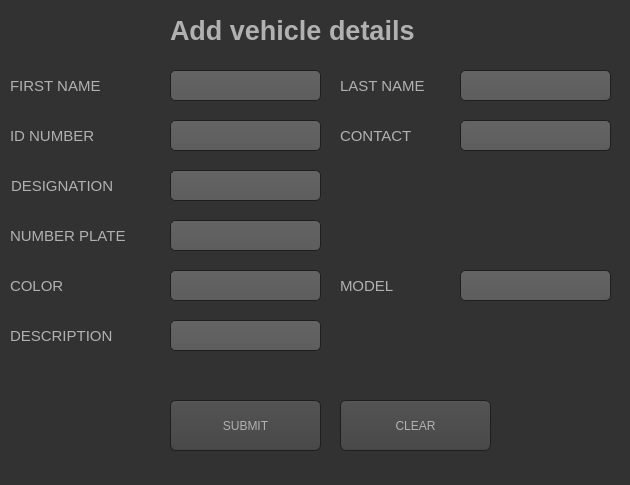
<?xml version="1.0" encoding="UTF-8"?>
<ui version="4.0">
 <class>Vehicledetails</class>
 <widget class="QDialog" name="Vehicledetails">
  <property name="geometry">
   <rect>
    <x>0</x>
    <y>0</y>
    <width>630</width>
    <height>485</height>
   </rect>
  </property>
  <property name="windowTitle">
   <string>Add Vehicle</string>
  </property>
  <property name="styleSheet">
   <string notr="true">QToolTip
{
     border: 1px solid black;
     background-color: #ffa02f;
     padding: 1px;
     border-radius: 3px;
     opacity: 100;
}

QWidget
{
    color: #b1b1b1;
    background-color: #323232;
}

QWidget:item:hover
{
    background-color: QLinearGradient( x1: 0, y1: 0, x2: 0, y2: 1, stop: 0 #ffa02f, stop: 1 #ca0619);
    color: #000000;
}

QWidget:item:selected
{
    background-color: QLinearGradient( x1: 0, y1: 0, x2: 0, y2: 1, stop: 0 #ffa02f, stop: 1 #d7801a);
}

QMenuBar::item
{
    background: transparent;
}

QMenuBar::item:selected
{
    background: transparent;
    border: 1px solid #ffaa00;
}

QMenuBar::item:pressed
{
    background: #444;
    border: 1px solid #000;
    background-color: QLinearGradient(
        x1:0, y1:0,
        x2:0, y2:1,
        stop:1 #212121,
        stop:0.4 #343434/*,
        stop:0.2 #343434,
        stop:0.1 #ffaa00*/
    );
    margin-bottom:-1px;
    padding-bottom:1px;
}

QMenu
{
    border: 1px solid #000;
}

QMenu::item
{
    padding: 2px 20px 2px 20px;
}

QMenu::item:selected
{
    color: #000000;
}

QWidget:disabled
{
    color: #404040;
    background-color: #323232;
}

QAbstractItemView
{
    background-color: QLinearGradient( x1: 0, y1: 0, x2: 0, y2: 1, stop: 0 #4d4d4d, stop: 0.1 #646464, stop: 1 #5d5d5d);
}

QWidget:focus
{
    /*border: 2px solid QLinearGradient( x1: 0, y1: 0, x2: 0, y2: 1, stop: 0 #ffa02f, stop: 1 #d7801a);*/
}

QLineEdit
{
    background-color: QLinearGradient( x1: 0, y1: 0, x2: 0, y2: 1, stop: 0 #4d4d4d, stop: 0 #646464, stop: 1 #5d5d5d);
    padding: 1px;
    border-style: solid;
    border: 1px solid #1e1e1e;
    border-radius: 5;
}

QPushButton
{
    color: #b1b1b1;
    background-color: QLinearGradient( x1: 0, y1: 0, x2: 0, y2: 1, stop: 0 #565656, stop: 0.1 #525252, stop: 0.5 #4e4e4e, stop: 0.9 #4a4a4a, stop: 1 #464646);
    border-width: 1px;
    border-color: #1e1e1e;
    border-style: solid;
    border-radius: 6;
    padding: 3px;
    font-size: 12px;
    padding-left: 5px;
    padding-right: 5px;
}

QPushButton:pressed
{
    background-color: QLinearGradient( x1: 0, y1: 0, x2: 0, y2: 1, stop: 0 #2d2d2d, stop: 0.1 #2b2b2b, stop: 0.5 #292929, stop: 0.9 #282828, stop: 1 #252525);
}

QToolButton:hover
{
    background-color: QLinearGradient( x1: 0, y1: 0, x2: 0, y2: 1, stop: 0 #ffa02f, stop: 1 #ca0619);
    color: #000000;
}

QToolButton
{
    color: #b1b1b1;
    background-color: QLinearGradient( x1: 0, y1: 0, x2: 0, y2: 1, stop: 0 #565656, stop: 0.1 #525252, stop: 0.5 #4e4e4e, stop: 0.9 #4a4a4a, stop: 1 #464646);
    border-width: 1px;
    border-color: #1e1e1e;
    border-style: solid;
    border-radius: 6;
    padding: 3px;
    font-size: 12px;
    padding-left: 5px;
    padding-right: 5px;
}

QToolButton:pressed
{
    background-color: QLinearGradient( x1: 0, y1: 0, x2: 0, y2: 1, stop: 0 #2d2d2d, stop: 0.1 #2b2b2b, stop: 0.5 #292929, stop: 0.9 #282828, stop: 1 #252525);
}

QComboBox
{
    selection-background-color: #ffaa00;
    background-color: QLinearGradient( x1: 0, y1: 0, x2: 0, y2: 1, stop: 0 #565656, stop: 0.1 #525252, stop: 0.5 #4e4e4e, stop: 0.9 #4a4a4a, stop: 1 #464646);
    border-style: solid;
    border: 1px solid #1e1e1e;
    border-radius: 5;
}

QComboBox:hover,QPushButton:hover
{
    border: 2px solid QLinearGradient( x1: 0, y1: 0, x2: 0, y2: 1, stop: 0 #ffa02f, stop: 1 #d7801a);
}


QComboBox:on
{
    padding-top: 3px;
    padding-left: 4px;
    background-color: QLinearGradient( x1: 0, y1: 0, x2: 0, y2: 1, stop: 0 #2d2d2d, stop: 0.1 #2b2b2b, stop: 0.5 #292929, stop: 0.9 #282828, stop: 1 #252525);
    selection-background-color: #ffaa00;
}

QComboBox QAbstractItemView
{
    border: 2px solid darkgray;
    selection-background-color: QLinearGradient( x1: 0, y1: 0, x2: 0, y2: 1, stop: 0 #ffa02f, stop: 1 #d7801a);
}

QComboBox::drop-down
{
     subcontrol-origin: padding;
     subcontrol-position: top right;
     width: 15px;

     border-left-width: 0px;
     border-left-color: darkgray;
     border-left-style: solid; /* just a single line */
     border-top-right-radius: 3px; /* same radius as the QComboBox */
     border-bottom-right-radius: 3px;
 }

QComboBox::down-arrow
{
     image: url(:/down_arrow.png);
}

QGroupBox:focus
{
border: 2px solid QLinearGradient( x1: 0, y1: 0, x2: 0, y2: 1, stop: 0 #ffa02f, stop: 1 #d7801a);
}

QTextEdit:focus
{
    border: 2px solid QLinearGradient( x1: 0, y1: 0, x2: 0, y2: 1, stop: 0 #ffa02f, stop: 1 #d7801a);
}

QScrollBar:horizontal {
     border: 1px solid #222222;
     background: QLinearGradient( x1: 0, y1: 0, x2: 0, y2: 1, stop: 0.0 #121212, stop: 0.2 #282828, stop: 1 #484848);
     height: 7px;
     margin: 0px 16px 0 16px;
}

QScrollBar::handle:horizontal
{
      background: QLinearGradient( x1: 0, y1: 0, x2: 1, y2: 0, stop: 0 #ffa02f, stop: 0.5 #d7801a, stop: 1 #ffa02f);
      min-height: 20px;
      border-radius: 2px;
}

QScrollBar::add-line:horizontal {
      border: 1px solid #1b1b19;
      border-radius: 2px;
      background: QLinearGradient( x1: 0, y1: 0, x2: 1, y2: 0, stop: 0 #ffa02f, stop: 1 #d7801a);
      width: 14px;
      subcontrol-position: right;
      subcontrol-origin: margin;
}

QScrollBar::sub-line:horizontal {
      border: 1px solid #1b1b19;
      border-radius: 2px;
      background: QLinearGradient( x1: 0, y1: 0, x2: 1, y2: 0, stop: 0 #ffa02f, stop: 1 #d7801a);
      width: 14px;
     subcontrol-position: left;
     subcontrol-origin: margin;
}

QScrollBar::right-arrow:horizontal, QScrollBar::left-arrow:horizontal
{
      border: 1px solid black;
      width: 1px;
      height: 1px;
      background: white;
}

QScrollBar::add-page:horizontal, QScrollBar::sub-page:horizontal
{
      background: none;
}

QScrollBar:vertical
{
      background: QLinearGradient( x1: 0, y1: 0, x2: 1, y2: 0, stop: 0.0 #121212, stop: 0.2 #282828, stop: 1 #484848);
      width: 7px;
      margin: 16px 0 16px 0;
      border: 1px solid #222222;
}

QScrollBar::handle:vertical
{
      background: QLinearGradient( x1: 0, y1: 0, x2: 0, y2: 1, stop: 0 #ffa02f, stop: 0.5 #d7801a, stop: 1 #ffa02f);
      min-height: 20px;
      border-radius: 2px;
}

QScrollBar::add-line:vertical
{
      border: 1px solid #1b1b19;
      border-radius: 2px;
      background: QLinearGradient( x1: 0, y1: 0, x2: 0, y2: 1, stop: 0 #ffa02f, stop: 1 #d7801a);
      height: 14px;
      subcontrol-position: bottom;
      subcontrol-origin: margin;
}

QScrollBar::sub-line:vertical
{
      border: 1px solid #1b1b19;
      border-radius: 2px;
      background: QLinearGradient( x1: 0, y1: 0, x2: 0, y2: 1, stop: 0 #d7801a, stop: 1 #ffa02f);
      height: 14px;
      subcontrol-position: top;
      subcontrol-origin: margin;
}

QScrollBar::up-arrow:vertical, QScrollBar::down-arrow:vertical
{
      border: 1px solid black;
      width: 1px;
      height: 1px;
      background: white;
}


QScrollBar::add-page:vertical, QScrollBar::sub-page:vertical
{
      background: none;
}

QTextEdit
{
    background-color: #242424;
}

QPlainTextEdit
{
    background-color: #242424;
}

QHeaderView::section
{
    background-color: QLinearGradient(x1:0, y1:0, x2:0, y2:1, stop:0 #616161, stop: 0.5 #505050, stop: 0.6 #434343, stop:1 #656565);
    color: white;
    padding-left: 4px;
    border: 1px solid #6c6c6c;
}

QCheckBox:disabled
{
color: #414141;
}

QDockWidget::title
{
    text-align: center;
    spacing: 3px; /* spacing between items in the tool bar */
    background-color: QLinearGradient(x1:0, y1:0, x2:0, y2:1, stop:0 #323232, stop: 0.5 #242424, stop:1 #323232);
}

QDockWidget::close-button, QDockWidget::float-button
{
    text-align: center;
    spacing: 1px; /* spacing between items in the tool bar */
    background-color: QLinearGradient(x1:0, y1:0, x2:0, y2:1, stop:0 #323232, stop: 0.5 #242424, stop:1 #323232);
}

QDockWidget::close-button:hover, QDockWidget::float-button:hover
{
    background: #242424;
}

QDockWidget::close-button:pressed, QDockWidget::float-button:pressed
{
    padding: 1px -1px -1px 1px;
}

QMainWindow::separator
{
    background-color: QLinearGradient(x1:0, y1:0, x2:0, y2:1, stop:0 #161616, stop: 0.5 #151515, stop: 0.6 #212121, stop:1 #343434);
    color: white;
    padding-left: 4px;
    border: 1px solid #4c4c4c;
    spacing: 3px; /* spacing between items in the tool bar */
}

QMainWindow::separator:hover
{

    background-color: QLinearGradient(x1:0, y1:0, x2:0, y2:1, stop:0 #d7801a, stop:0.5 #b56c17 stop:1 #ffa02f);
    color: white;
    padding-left: 4px;
    border: 1px solid #6c6c6c;
    spacing: 3px; /* spacing between items in the tool bar */
}

QToolBar::handle
{
     spacing: 3px; /* spacing between items in the tool bar */
     background: url(:/images/handle.png);
}

QMenu::separator
{
    height: 2px;
    background-color: QLinearGradient(x1:0, y1:0, x2:0, y2:1, stop:0 #161616, stop: 0.5 #151515, stop: 0.6 #212121, stop:1 #343434);
    color: white;
    padding-left: 4px;
    margin-left: 10px;
    margin-right: 5px;
}

QProgressBar
{
    border: 2px solid grey;
    border-radius: 5px;
    text-align: center;
}

QProgressBar::chunk
{
    background-color: #d7801a;
    width: 2.15px;
    margin: 0.5px;
}

QTabBar::tab {
    color: #b1b1b1;
    border: 1px solid #444;
    border-bottom-style: none;
    background-color: #323232;
    padding-left: 10px;
    padding-right: 10px;
    padding-top: 3px;
    padding-bottom: 2px;
    margin-right: -1px;
}

QTabWidget::pane {
    border: 1px solid #444;
    top: 1px;
}

QTabBar::tab:last
{
    margin-right: 0; /* the last selected tab has nothing to overlap with on the right */
    border-top-right-radius: 3px;
}

QTabBar::tab:first:!selected
{
 margin-left: 0px; /* the last selected tab has nothing to overlap with on the right */


    border-top-left-radius: 3px;
}

QTabBar::tab:!selected
{
    color: #b1b1b1;
    border-bottom-style: solid;
    margin-top: 3px;
    background-color: QLinearGradient(x1:0, y1:0, x2:0, y2:1, stop:1 #212121, stop:.4 #343434);
}

QTabBar::tab:selected
{
    border-top-left-radius: 3px;
    border-top-right-radius: 3px;
    margin-bottom: 0px;
}

QTabBar::tab:!selected:hover
{
    /*border-top: 2px solid #ffaa00;
    padding-bottom: 3px;*/
    border-top-left-radius: 3px;
    border-top-right-radius: 3px;
    background-color: QLinearGradient(x1:0, y1:0, x2:0, y2:1, stop:1 #212121, stop:0.4 #343434, stop:0.2 #343434, stop:0.1 #ffaa00);
}

QRadioButton::indicator:checked, QRadioButton::indicator:unchecked{
    color: #b1b1b1;
    background-color: #323232;
    border: 1px solid #b1b1b1;
    border-radius: 6px;
}

QRadioButton::indicator:checked
{
    background-color: qradialgradient(
        cx: 0.5, cy: 0.5,
        fx: 0.5, fy: 0.5,
        radius: 1.0,
        stop: 0.25 #ffaa00,
        stop: 0.3 #323232
    );
}

QCheckBox::indicator{
    color: #b1b1b1;
    background-color: #323232;
    border: 1px solid #b1b1b1;
    width: 9px;
    height: 9px;
}

QRadioButton::indicator
{
    border-radius: 6px;
}

QRadioButton::indicator:hover, QCheckBox::indicator:hover
{
    border: 1px solid #ffaa00;
}

QCheckBox::indicator:checked
{
    image:url(:/images/checkbox.png);
}

QCheckBox::indicator:disabled, QRadioButton::indicator:disabled
{
    border: 1px solid #444;
}</string>
  </property>
  <widget class="QLabel" name="label">
   <property name="geometry">
    <rect>
     <x>170</x>
     <y>10</y>
     <width>253</width>
     <height>41</height>
    </rect>
   </property>
   <property name="font">
    <font>
     <pointsize>20</pointsize>
     <weight>75</weight>
     <bold>true</bold>
    </font>
   </property>
   <property name="text">
    <string>Add vehicle details</string>
   </property>
  </widget>
  <widget class="QLabel" name="fname_label">
   <property name="geometry">
    <rect>
     <x>10</x>
     <y>70</y>
     <width>141</width>
     <height>31</height>
    </rect>
   </property>
   <property name="font">
    <font>
     <pointsize>11</pointsize>
    </font>
   </property>
   <property name="text">
    <string>FIRST NAME</string>
   </property>
  </widget>
  <widget class="QLineEdit" name="fname_lineEdit">
   <property name="geometry">
    <rect>
     <x>170</x>
     <y>70</y>
     <width>151</width>
     <height>31</height>
    </rect>
   </property>
   <property name="font">
    <font>
     <pointsize>11</pointsize>
    </font>
   </property>
  </widget>
  <widget class="QLabel" name="lname_label">
   <property name="geometry">
    <rect>
     <x>340</x>
     <y>70</y>
     <width>101</width>
     <height>31</height>
    </rect>
   </property>
   <property name="font">
    <font>
     <pointsize>11</pointsize>
    </font>
   </property>
   <property name="text">
    <string>LAST NAME</string>
   </property>
  </widget>
  <widget class="QLineEdit" name="lname_lineEdit">
   <property name="geometry">
    <rect>
     <x>460</x>
     <y>70</y>
     <width>151</width>
     <height>31</height>
    </rect>
   </property>
   <property name="font">
    <font>
     <pointsize>11</pointsize>
    </font>
   </property>
  </widget>
  <widget class="QLineEdit" name="plate_lineEdit">
   <property name="geometry">
    <rect>
     <x>170</x>
     <y>220</y>
     <width>151</width>
     <height>31</height>
    </rect>
   </property>
   <property name="font">
    <font>
     <pointsize>11</pointsize>
    </font>
   </property>
  </widget>
  <widget class="QLabel" name="plate_label">
   <property name="geometry">
    <rect>
     <x>10</x>
     <y>220</y>
     <width>141</width>
     <height>31</height>
    </rect>
   </property>
   <property name="font">
    <font>
     <pointsize>11</pointsize>
    </font>
   </property>
   <property name="text">
    <string>NUMBER PLATE</string>
   </property>
  </widget>
  <widget class="QLabel" name="ID_label">
   <property name="geometry">
    <rect>
     <x>10</x>
     <y>120</y>
     <width>141</width>
     <height>31</height>
    </rect>
   </property>
   <property name="font">
    <font>
     <pointsize>11</pointsize>
    </font>
   </property>
   <property name="text">
    <string>ID NUMBER</string>
   </property>
  </widget>
  <widget class="QLineEdit" name="ID_lineEdit">
   <property name="geometry">
    <rect>
     <x>170</x>
     <y>120</y>
     <width>151</width>
     <height>31</height>
    </rect>
   </property>
   <property name="font">
    <font>
     <pointsize>11</pointsize>
    </font>
   </property>
  </widget>
  <widget class="QLabel" name="contact_label">
   <property name="geometry">
    <rect>
     <x>340</x>
     <y>120</y>
     <width>101</width>
     <height>31</height>
    </rect>
   </property>
   <property name="font">
    <font>
     <pointsize>11</pointsize>
    </font>
   </property>
   <property name="text">
    <string>CONTACT</string>
   </property>
  </widget>
  <widget class="QLineEdit" name="contact_lineEdit">
   <property name="geometry">
    <rect>
     <x>460</x>
     <y>120</y>
     <width>151</width>
     <height>31</height>
    </rect>
   </property>
   <property name="font">
    <font>
     <pointsize>11</pointsize>
    </font>
   </property>
  </widget>
  <widget class="QLabel" name="description_label">
   <property name="geometry">
    <rect>
     <x>10</x>
     <y>320</y>
     <width>141</width>
     <height>31</height>
    </rect>
   </property>
   <property name="font">
    <font>
     <pointsize>11</pointsize>
    </font>
   </property>
   <property name="text">
    <string>DESCRIPTION</string>
   </property>
  </widget>
  <widget class="QLineEdit" name="description_lineEdit">
   <property name="geometry">
    <rect>
     <x>170</x>
     <y>320</y>
     <width>151</width>
     <height>31</height>
    </rect>
   </property>
   <property name="font">
    <font>
     <pointsize>11</pointsize>
    </font>
   </property>
  </widget>
  <widget class="QLineEdit" name="designation_lineEdit">
   <property name="geometry">
    <rect>
     <x>170</x>
     <y>170</y>
     <width>151</width>
     <height>31</height>
    </rect>
   </property>
   <property name="font">
    <font>
     <pointsize>11</pointsize>
    </font>
   </property>
  </widget>
  <widget class="QLabel" name="designation_label">
   <property name="geometry">
    <rect>
     <x>11</x>
     <y>170</y>
     <width>141</width>
     <height>31</height>
    </rect>
   </property>
   <property name="font">
    <font>
     <pointsize>11</pointsize>
    </font>
   </property>
   <property name="text">
    <string>DESIGNATION</string>
   </property>
  </widget>
  <widget class="QLabel" name="color_label">
   <property name="geometry">
    <rect>
     <x>10</x>
     <y>270</y>
     <width>141</width>
     <height>31</height>
    </rect>
   </property>
   <property name="font">
    <font>
     <pointsize>11</pointsize>
    </font>
   </property>
   <property name="text">
    <string>COLOR</string>
   </property>
  </widget>
  <widget class="QLineEdit" name="color_lineEdit">
   <property name="geometry">
    <rect>
     <x>170</x>
     <y>270</y>
     <width>151</width>
     <height>31</height>
    </rect>
   </property>
   <property name="font">
    <font>
     <pointsize>11</pointsize>
    </font>
   </property>
  </widget>
  <widget class="QLineEdit" name="model_lineEdit">
   <property name="geometry">
    <rect>
     <x>460</x>
     <y>270</y>
     <width>151</width>
     <height>31</height>
    </rect>
   </property>
   <property name="font">
    <font>
     <pointsize>11</pointsize>
    </font>
   </property>
  </widget>
  <widget class="QLabel" name="model_label">
   <property name="geometry">
    <rect>
     <x>340</x>
     <y>270</y>
     <width>101</width>
     <height>31</height>
    </rect>
   </property>
   <property name="font">
    <font>
     <pointsize>11</pointsize>
    </font>
   </property>
   <property name="text">
    <string>MODEL</string>
   </property>
  </widget>
  <widget class="QPushButton" name="submit_btn">
   <property name="geometry">
    <rect>
     <x>170</x>
     <y>400</y>
     <width>151</width>
     <height>51</height>
    </rect>
   </property>
   <property name="text">
    <string>SUBMIT</string>
   </property>
  </widget>
  <widget class="QPushButton" name="pushButton_2">
   <property name="geometry">
    <rect>
     <x>340</x>
     <y>400</y>
     <width>151</width>
     <height>51</height>
    </rect>
   </property>
   <property name="text">
    <string>CLEAR</string>
   </property>
  </widget>
  <widget class="QLabel" name="description_label_2">
   <property name="geometry">
    <rect>
     <x>340</x>
     <y>320</y>
     <width>261</width>
     <height>31</height>
    </rect>
   </property>
   <property name="font">
    <font>
     <pointsize>11</pointsize>
    </font>
   </property>
   <property name="text">
    <string/>
   </property>
  </widget>
  <zorder>fname_label</zorder>
  <zorder>fname_lineEdit</zorder>
  <zorder>lname_label</zorder>
  <zorder>lname_lineEdit</zorder>
  <zorder>plate_lineEdit</zorder>
  <zorder>plate_label</zorder>
  <zorder>ID_label</zorder>
  <zorder>ID_lineEdit</zorder>
  <zorder>contact_label</zorder>
  <zorder>contact_lineEdit</zorder>
  <zorder>designation_lineEdit</zorder>
  <zorder>designation_label</zorder>
  <zorder>color_label</zorder>
  <zorder>color_lineEdit</zorder>
  <zorder>model_lineEdit</zorder>
  <zorder>model_label</zorder>
  <zorder>submit_btn</zorder>
  <zorder>pushButton_2</zorder>
  <zorder>label</zorder>
  <zorder>description_lineEdit</zorder>
  <zorder>description_label</zorder>
  <zorder>description_label_2</zorder>
 </widget>
 <tabstops>
  <tabstop>fname_lineEdit</tabstop>
  <tabstop>lname_lineEdit</tabstop>
  <tabstop>ID_lineEdit</tabstop>
  <tabstop>contact_lineEdit</tabstop>
  <tabstop>designation_lineEdit</tabstop>
  <tabstop>plate_lineEdit</tabstop>
  <tabstop>color_lineEdit</tabstop>
  <tabstop>model_lineEdit</tabstop>
  <tabstop>description_lineEdit</tabstop>
  <tabstop>submit_btn</tabstop>
  <tabstop>pushButton_2</tabstop>
 </tabstops>
 <resources/>
 <connections/>
</ui>
